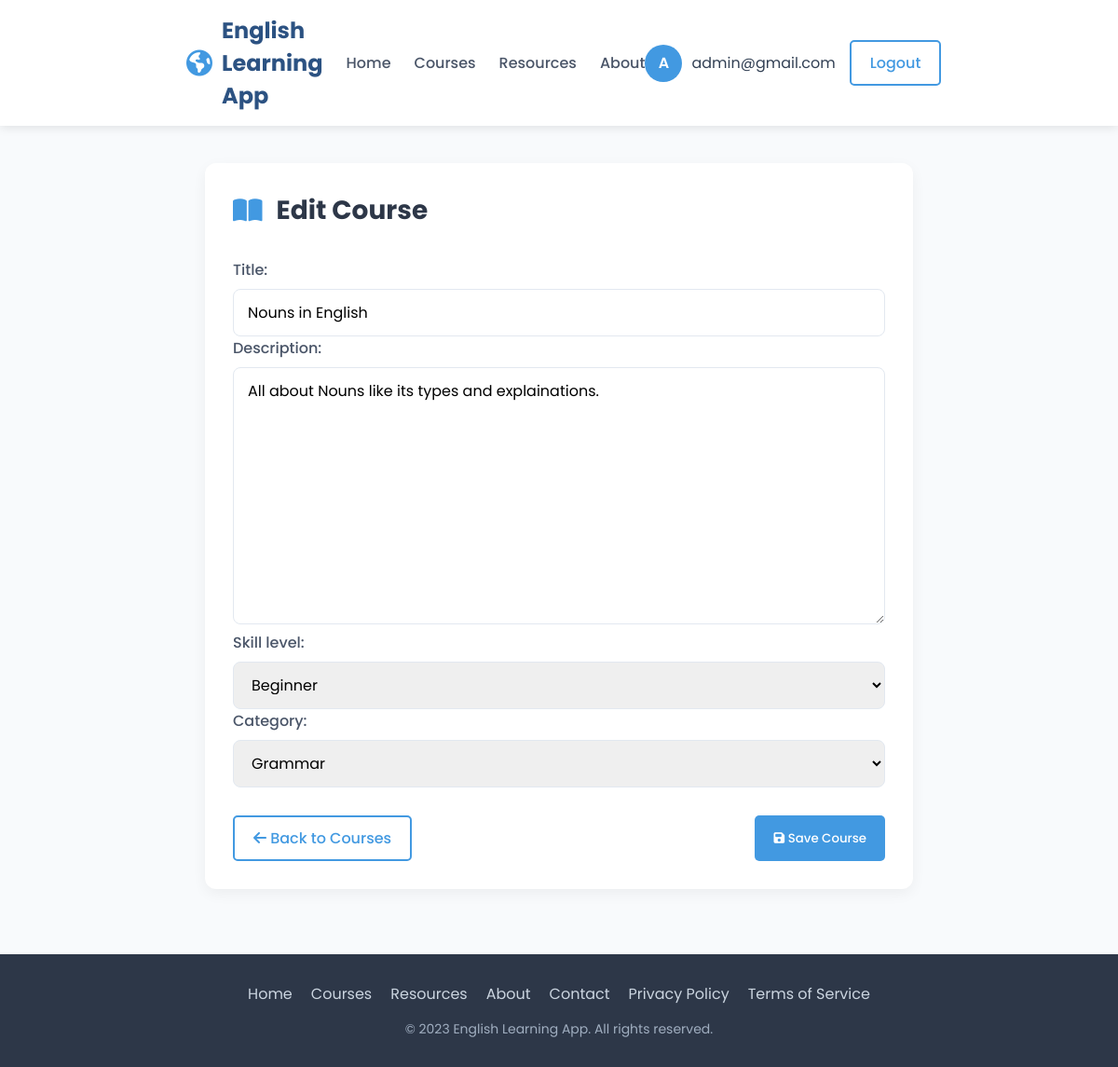
/learning/courses/1/edit/ (signed in), run on the app's committed database.
### accounts/models.py (models this page shows, shortened)
class User(AbstractUser):
    email = models.EmailField('email address', unique=True)
    class Roles(models.TextChoices):
        ADMIN = 'ADMIN', 'Admin'
        TEACHER = 'TEACHER', 'Teacher'
        STUDENT = 'STUDENT', 'Student'
    role = models.CharField(
        max_length=20,
        choices=Roles.choices,
        default=Roles.STUDENT
    )

### learning/models.py (models this page shows, shortened)
class Course(models.Model):
    SKILL_LEVELS = [
        ("BEGINNER", "Beginner"),
        ("INTERMEDIATE", "Intermediate"),
        ("ADVANCED", "Advanced"),
    ]
    CATEGORIES = [
        ("GRAMMAR", "Grammar"),
        ("VOCABULARY", "Vocabulary"),
        ("LISTENING", "Listening"),
        ("SPEAKING", "Speaking"),
    ]
    title = models.CharField(max_length=200)
    description = models.TextField()
    skill_level = models.CharField(max_length=20, choices=SKILL_LEVELS)
    category = models.CharField(max_length=20, choices=CATEGORIES)
    created_by = models.ForeignKey(User, on_delete=models.CASCADE, related_name="courses")
    created_at = models.DateTimeField(auto_now_add=True)
    updated_at = models.DateTimeField(auto_now=True)

### learning/decorators.py (the view)
    def wrapper(request, *args, **kwargs):
        if request.user.role == 'TEACHER' or request.user.is_superuser:
            return view_func(request, *args, **kwargs)
        return HttpResponseForbidden("You do not have permission")

### learning/forms.py
class CourseForm(forms.ModelForm):
    class Meta:
        model = Course
        fields = ['title', 'description', 'skill_level', 'category']

### learning/views.py (called while the page is built)
@teacher_required
def edit_course(request, pk):
    course = get_object_or_404(Course, pk=pk)
    form = CourseForm(request.POST or None, instance=course)
    if form.is_valid():
        form.save()
        return redirect('learning:course_list')
    return render(request, 'learning/course_form.html', {'form': form})

### learning/templates/learning/course_form.html (shortened to what this page needs)
<!DOCTYPE html>
<html lang="en">
<head>
    <link rel="stylesheet" href="https://cdnjs.cloudflare.com/ajax/libs/font-awesome/6.4.0/css/all.min.css">
</head>
<body>
    <header>
        <div class="container header-container">
            <div class="logo">
                <i class="fas fa-globe-americas"></i>
                English Learning App
            </div>
            <nav>
                <ul>
                    <li><a href="{% url 'home' %}">Home</a></li>
                    <li><a href="{% url 'learning:course_list' %}">Courses</a></li>
                    <li><a href="#">Resources</a></li>
                    <li><a href="#">About</a></li>
                </ul>
            </nav>
            <div class="user-menu">
                <div class="user-info">
                    <div class="user-avatar">{{ user.email|make_list|first|upper }}</div>
                    <span>{{ user.email }}</span>
                </div>
                <a href="{% url 'accounts:logout' %}" class="btn btn-outline">Logout</a>
            </div>
        </div>
    </header>
    <main>
        <div class="container">
            <div class="form-container">
                <div class="form-header">
                    <i class="fas fa-book-open"></i>
                    <h1>{{ form.instance.pk|yesno:"Edit Course,Add Course" }}</h1>
                </div>
                <form method="post">
                    {{ form.as_p }}
                    <div class="form-actions">
                        <a href="{% url 'learning:course_list' %}" class="btn btn-outline">
                            <i class="fas fa-arrow-left"></i> Back to Courses
                        </a>
                        <button type="submit" class="btn btn-primary">
                            <i class="fas fa-save"></i> Save Course
                        </button>
                    </div>
                </form>
            </div>
        </div>
    </main>
    <footer>
        <div class="container">
            <div class="footer-links">
                <a href="#">Home</a>
                <a href="#">Courses</a>
                <a href="#">Resources</a>
                <a href="#">About</a>
                <a href="#">Contact</a>
                <a href="#">Privacy Policy</a>
                <a href="#">Terms of Service</a>
            </div>
            <div class="copyright">
                &copy; 2023 English Learning App. All rights reserved.
            </div>
        </div>
    </footer>
</body>
</html>

### learning/templates/learning/course_form.html (style rules this page uses)
* { margin: 0; padding: 0; box-sizing: border-box; }
body { font-family: 'Poppins', sans-serif; background-color: #f8fafc; color: #334155; min-height: 100vh; display: flex; flex-direction: column; }
.container { width: 100%; max-width: 800px; margin: 0 auto; padding: 0 20px; }
header { background-color: #fff; box-shadow: 0 2px 10px rgba(0, 0, 0, 0.1); position: sticky; top: 0; z-index: 100; }
.header-container { display: flex; justify-content: space-between; align-items: center; padding: 15px 0; }
.logo { display: flex; align-items: center; font-size: 24px; font-weight: 700; color: #2c5282; }
.logo i { margin-right: 10px; color: #4299e1; font-size: 28px; }
nav ul { display: flex; list-style: none; }
nav ul li { margin-left: 25px; }
nav ul li a { text-decoration: none; color: #4a5568; font-weight: 500; transition: color 0.3s; }
.user-menu { display: flex; align-items: center; gap: 15px; }
.user-info { display: flex; align-items: center; gap: 10px; }
.user-avatar { width: 40px; height: 40px; border-radius: 50%; background-color: #4299e1; display: flex; align-items: center; justify-content: center; color: white; font-weight: 600; }
.btn { padding: 10px 20px; border-radius: 5px; font-weight: 500; text-decoration: none; transition: all 0.3s; display: inline-block; cursor: pointer; border: none; font-family: 'Poppins', sans-serif; }
.btn-primary { background-color: #4299e1; color: white; }
.btn-outline { border: 2px solid #4299e1; color: #4299e1; background-color: transparent; }
main { flex: 1; padding: 40px 0; }
.form-container { background-color: white; border-radius: 12px; box-shadow: 0 5px 15px rgba(0, 0, 0, 0.05); padding: 30px; margin-bottom: 30px; }
.form-header { display: flex; align-items: center; margin-bottom: 30px; }
.form-header i { font-size: 28px; color: #4299e1; margin-right: 15px; }
.form-header h1 { font-size: 28px; color: #2d3748; }
label { display: block; margin-bottom: 8px; font-weight: 500; color: #4a5568; }
input, select, textarea { width: 100%; padding: 12px 15px; border: 1px solid #e2e8f0; border-radius: 8px; font-size: 16px; transition: border-color 0.3s; font-family: 'Poppins', sans-serif; }
textarea { min-height: 120px; resize: vertical; }
.form-actions { display: flex; justify-content: space-between; margin-top: 30px; }
footer { background-color: #2d3748; color: white; padding: 30px 0; text-align: center; }
.footer-links { display: flex; justify-content: center; gap: 20px; margin-bottom: 15px; }
.footer-links a { color: #cbd5e0; text-decoration: none; transition: color 0.3s; }
.copyright { color: #a0aec0; font-size: 14px; }

### data on the page
User: email|make_list "A", email "admin@gmail.com"
Course: instance.pk "Edit Course", title "Nouns in English", description "All about Nouns like its types and explainations.", skill_level "Beginner", category "Grammar"
